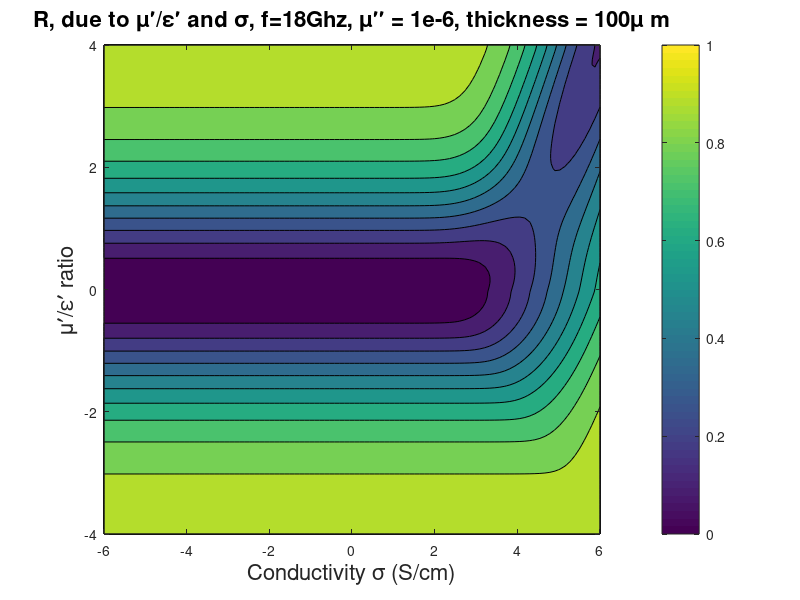

Recreate this plot in MATLAB. (Note: this script raises an error after producing the figure.)
width = 1e-4; % m thickness
frequency = 18e9; % 10GHz
omega = 2*pi*frequency;
numpoints = 100;
ratioPoints = 100;
e0 = 8.854e-12;
m0 = 1.256e-6;
%controls
rptRel = logspace(0,4,numpoints);
conductivity = logspace(-6,6,numpoints);
iptRel = conductivity/(omega*e0*100);
rpmRel = logspace(0,4,numpoints);
ipmRel = 1e-6;
rpt = rptRel*e0;
ipt = iptRel*e0;
rpm = rpmRel*m0;
ipm = ipmRel*m0;
ratioRange = logspace(-4,4,ratioPoints);
transmission = zeros(numpoints,numpoints,numpoints);
reflection = zeros(size(transmission));
absorption = zeros(size(transmission));
ratioMapping = zeros(numpoints, numpoints);
for a = 1:length(rpt)
    for b = 1:length(rpm)
        [~,r] = min(abs(ratioRange - rpmRel(b)/rptRel(a)));
        ratioMapping(a,b) = ratioRange(r);
        for c = 1:length(ipt)
            n = sqrt((rpmRel(b) + 1i*ipmRel)/(rptRel(a) + 1i*iptRel(c)));
            tempReflect = abs((n - 1)/(n + 1))^2;
            cc = rpt(a)*rpm(b) - ipt(c)*ipm;
            s = sqrt(1 + ((rpm(b)*ipt(c)+ipm*rpt(a))/cc)^2);
            alpha = omega*sqrt(2)*(cc * (s - 1))^(1/2);
            reflection(a,b,c) = tempReflect;
            absorption(a,b,c) = exp(-alpha*width);
            transmission(a,b,c) = (1-tempReflect)*exp(-alpha*width);
        end
    end
end
transmission(isnan(transmission)) = 0;
ratioReflMean = zeros(ratioPoints,numpoints);
ratioReflSTD = zeros(size(ratioReflMean));
ratioAbsMean = zeros(size(ratioReflMean));
ratioAbsSTD = zeros(size(ratioReflMean));
ratioTranMean = zeros(size(ratioReflMean));
ratioTranSTD = zeros(size(ratioReflMean));
for r = 1:length(ratioRange)
    ratioReflMean(r,:) = mean(reshape(reflection(repmat((ratioMapping == ratioRange(r)),1,1,ratioPoints)),[],ratioPoints),1);
    ratioReflSTD(r,:) = std(reshape(reflection(repmat((ratioMapping == ratioRange(r)),1,1,ratioPoints)),[],ratioPoints),1);
    ratioAbsMean(r,:) = mean(reshape(absorption(repmat((ratioMapping == ratioRange(r)),1,1,ratioPoints)),[],ratioPoints),1);
    ratioAbsSTD(r,:) = std(reshape(absorption(repmat((ratioMapping == ratioRange(r)),1,1,ratioPoints)),[],ratioPoints),1);
    ratioTranMean(r,:) = mean(reshape(transmission(repmat((ratioMapping == ratioRange(r)),1,1,ratioPoints)),[],ratioPoints),1);
    ratioTranSTD(r,:) = std(reshape(transmission(repmat((ratioMapping == ratioRange(r)),1,1,ratioPoints)),[],ratioPoints),1);
end

%ratioReflect = (abs(ratioReflMean) > .8) - (abs(ratioReflMean) < .1);
%ratioAbsorb = (abs(ratioTranMean) > .8) - (abs(ratioTranMean) < .1);
fs = 16;
figure;
%subplot(2,3,1)
contourf(log10(conductivity), log10(ratioRange), abs(ratioReflMean))
colorbar
ylabel('\mu\prime/\epsilon\prime ratio','FontSize',fs)
xlabel('Conductivity \sigma (S/cm)','FontSize',fs)
title('R, due to \mu\prime/\epsilon\prime and \sigma, f=18Ghz, \mu\prime\prime = 1e-6, thickness = 100\mu m','FontSize',fs)
caxis([0,1])
ax = gca;
ax.YTickLabel = {'1e-4','1e-3','1e-2','1e-1','0','1e1','1e2','1e3','1e4'};
ax.XTickLabel = {'1e-6','1e-4','1e-2','0','1e2','1e4','1e6'};
grid on
print('Reflection_mudp_1e-6_f_18Ghz_1e-4thick', '-dpng')
%
figure;
%subplot(2,3,2)
contourf(log10(conductivity), log10(ratioRange), abs(ratioAbsMean))
colorbar
ylabel('\mu\prime/\epsilon\prime ratio','FontSize',fs)
xlabel('Conductivity \sigma (S/cm)','FontSize',fs)
title('A, due to \mu\prime/\epsilon\prime and \sigma, f=18Ghz, \mu\prime\prime = 1e-6, thickness = 100\mu m','FontSize',fs)
caxis([0,1])
ax = gca;
ax.YTickLabel = {'1e-4','1e-3','1e-2','1e-1','0','1e1','1e2','1e3','1e4'};
ax.XTickLabel = {'1e-6','1e-4','1e-2','0','1e2','1e4','1e6'};
grid on
print('Absoprtion_mudp_1e-6_f_18Ghz_1e-4thick', '-dpng')

figure;
%subplot(2,3,3)
contourf(log10(conductivity), log10(ratioRange), abs(ratioTranMean))
colorbar
ylabel('\mu\prime/\epsilon\prime ratio','FontSize',fs)
xlabel('Conductivity \sigma (S/cm)','FontSize',fs)
title('T, due to \mu\prime/\epsilon\prime and \sigma, f=18Ghz, \mu\prime\prime = 1e-6, thickness = 100\mu m','FontSize',fs)
caxis([0,1])
ax = gca;
ax.YTickLabel = {'1e-4','1e-3','1e-2','1e-1','0','1e1','1e2','1e3','1e4'};
ax.XTickLabel = {'1e-6','1e-4','1e-2','0','1e2','1e4','1e6'};
grid on
print('Transmission_mudp_1e-6_f_18Ghz_1e-4thick', '-dpng')
%{
figure;
%subplot(2,3,4)
contourf(log10(conductivity), log10(ratioRange), abs(ratioReflSTD))
colorbar
ylabel('\mu\prime/\epsilon\prime ratio','FontSize',fs)
xlabel('Conductivity \sigma (S/m)','FontSize',fs)
title('\Delta R, due to \mu\prime/\epsilon\prime and \sigma, f=1Ghz, \mu\prime\prime = 1e-2, thickness = 1e-4','FontSize',fs)
%caxis([0,1])
ax = gca;
ax.YTickLabel = {'1e-4','1e-3','1e-2','1e-1','0','1e1','1e2','1e3','1e4'};
ax.XTickLabel = {'1e-8','1e-6','1e-4','1e-2','0','1e2','1e4'};
grid on
print('Refelction_error_mu_imagp01_f_1Ghz', '-dpng')

figure
%subplot(2,3,5)
contourf(log10(conductivity), log10(ratioRange), abs(ratioAbsSTD))
colorbar
ylabel('\mu\prime/\epsilon\prime ratio','FontSize',fs)
xlabel('Conductivity \sigma (S/m)','FontSize',fs)
title('\Delta A, due to \mu\prime/\epsilon\prime and \sigma, f=1Ghz, \mu\prime\prime = 1e-2, thickness = 1e-4','FontSize',fs)
%caxis([0,1])
ax = gca;
ax.YTickLabel = {'1e-4','1e-3','1e-2','1e-1','0','1e1','1e2','1e3','1e4'};
ax.XTickLabel = {'1e-8','1e-6','1e-4','1e-2','0','1e2','1e4'};
grid on
print('Absorption_error_mu_imagp01_f_1Ghz', '-dpng')

figure;
%subplot(2,3,6)
contourf(log10(conductivity), log10(ratioRange), abs(ratioTranSTD))
colorbar
ylabel('\mu\prime/\epsilon\prime ratio','FontSize',fs)
xlabel('Conductivity \sigma (S/m)','FontSize',fs)
title('\Delta T, due to \mu\prime/\epsilon\prime and \sigma, f=1Ghz, \mu\prime\prime = 1e-2, thickness = 1e-4','FontSize',fs)
%caxis([0,1])
ax = gca;
ax.YTickLabel = {'1e-4','1e-3','1e-2','1e-1','0','1e1','1e2','1e3','1e4'};
ax.XTickLabel = {'1e-8','1e-6','1e-4','1e-2','0','1e2','1e4'};
grid on
print('Transmission_error_mu_imagp01_f_1Ghz', '-dpng')
%[ax4,h3]=suplabel('Reflection, Absorption, Transmission with \mu^{\prime\prime} = 0', 't');
%}